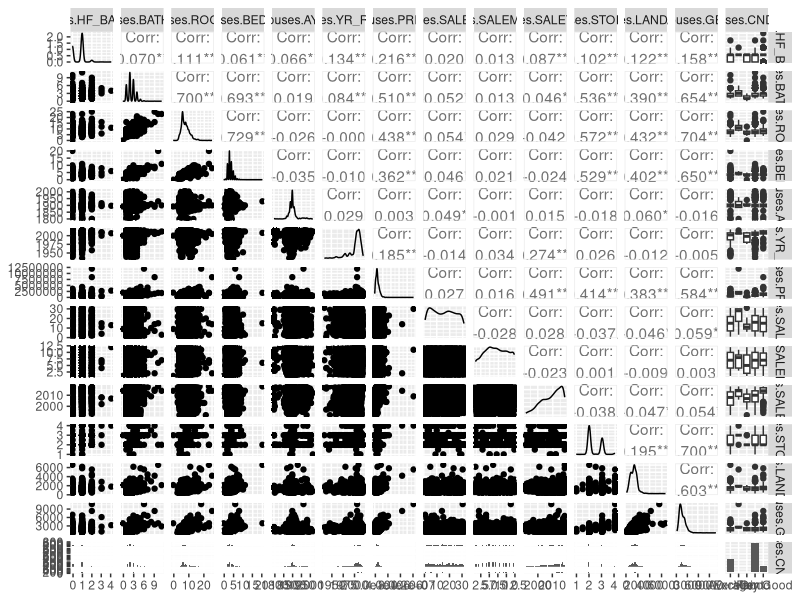
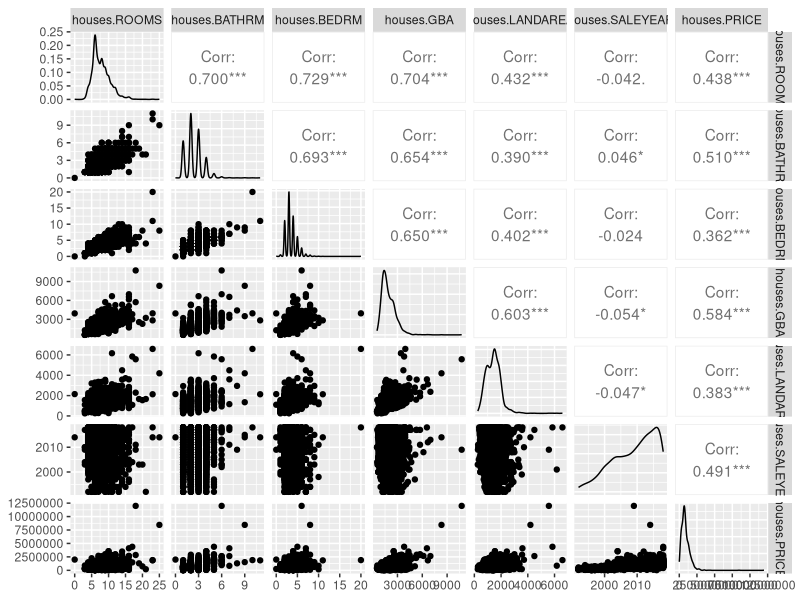
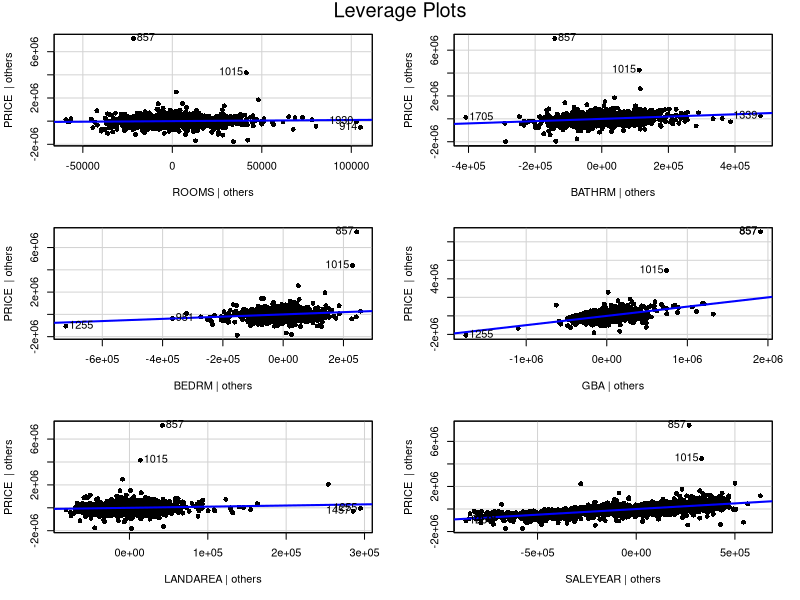
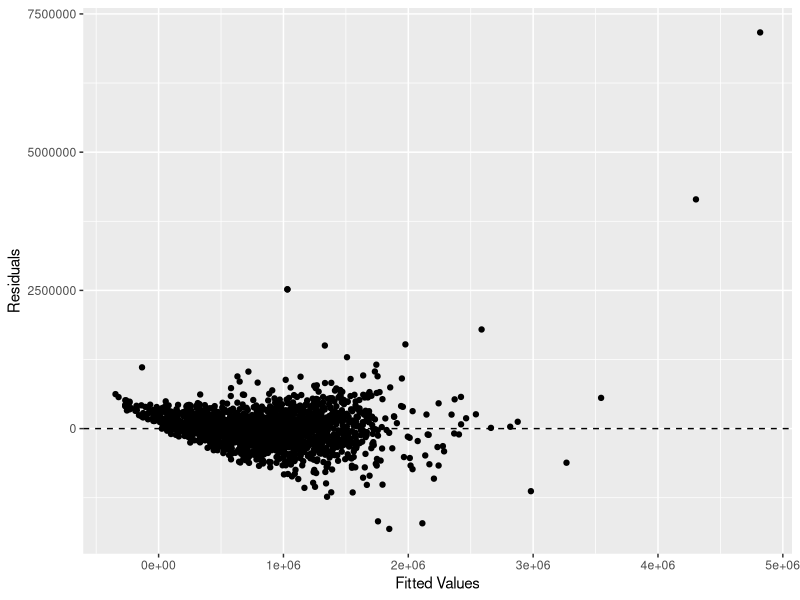

Source code (R) for these figures, in order: (Note: this script raises an error after producing the figures.)
## ---- chunk 1
knitr::opts_chunk$set(echo = TRUE)
library(ggplot2)
library(dplyr)
library(readr)
library(GGally)
library(car)
library(broom)

## ---- chunk 2
# 1. Abstract
## ---- chunk 3
# 2. Introduction

## ---- chunk 4

# 3. Overview of the dataset

## ---- chunk 5

# 4. Exploratory analysis

houses <- read.csv("DC_properties_clean.csv")
summary(houses)

# Exclude Random Rows
excl_rows <- houses[sample(nrow(houses), 5), ]
houses <- setdiff(houses, excl_rows)

fit <- lm(data = houses, PRICE ~ BATHRM + HF_BATHRM  + ROOMS + BEDRM + AYB + YR_RMDL + STORIES + SALEMONTH + SALEDAY + SALEYEAR + GBA + CNDTN + LANDAREA)

#####################################################

#Thomas's exploratory analysis and modeling

#First step: look at all possible correlations minus sale date because it wouldn't allow that many factors in the pairs function ¯\_(ツ)_/¯

int.vectors <- data.frame(houses$HF_BATHRM, houses$BATHRM, houses$ROOMS, houses$BEDRM,houses$AYB, houses$YR_RMDL, houses$PRICE, houses$SALEDAY, houses$SALEMONTH, houses$SALEYEAR, houses$STORIES, houses$LANDAREA, houses$GBA, houses$CNDTN)

View(int.vectors)

ggpairs(int.vectors)

#Observations
# Looks like the variables ROOMS, BATHRM, BEDRM, GBA, STORIES, LANDAREA, SALEYEAR, and PRICE have the highest correlation across the board i.e > |.35|. 

#Next making a pairs plot with just the above variables

int.vectors2 <- data.frame(houses$ROOMS, houses$BATHRM, houses$BEDRM, houses$GBA, houses$LANDAREA, houses$SALEYEAR, houses$PRICE)

ggpairs(int.vectors2)

#Now all variables look pretty like have predictive value regarding price. Notice that SALEYEAR is not correlated to anything but PRICE. Should we attempt to explain this, or throw the variable out? 

fit2 <- lm(data = houses, PRICE ~ ROOMS + BATHRM + BEDRM + GBA + LANDAREA + SALEYEAR)
anova(fit)
anova(fit2)

leveragePlots(fit2, pch = 16)

#Comaparing models

summary(fit)
summary(fit2)

#Given summary data from both models we can conclude ROOMS, BATHRM, BEDRM, GBA, LANDAREA, SALEYEAR, and CNDNTVeryGood are predictors of PRICE

#plotting and analyzing residuals 

fit2 <- augment(fit2)
ggplot(fit2, aes (x = .fitted, y = .resid))+
  geom_point() + 
  geom_hline(yintercept = 0, linetype = 2)+
  labs(x = "Fitted Values", y = "Residuals")

#other tests

qqplot(fit2, pch =16 )

shapiro.test(fit2)

ncvTest(fit2)


########################################################

# Matt's exploratory analysis and modeling

#Histograms for each variable

ggplot(houses, aes(x = BATHRM))+
  geom_histogram(color="black", fill="light gray", binwidth = 1)+
  labs(x="Bathrooms", title="Histogram of Bathrooms")

ggplot(houses, aes(x = HF_BATHRM))+
  geom_histogram(color="black", fill="light gray", binwidth = 1)+
  labs(x="Half Bathrooms", title="Histogram of Half Bathrooms")

ggplot(houses, aes(x = ROOMS))+
  geom_histogram(color="black", fill="light gray", binwidth = 1)+
  labs(x="Rooms", title="Histogram of Rooms")

ggplot(houses, aes(x = BEDRM))+
  geom_histogram(color="black", fill="light gray", binwidth = 1)+
  labs(x="Bed Rooms", title="Histogram of Bed Rooms")

ggplot(houses, aes(x = AYB))+
  geom_histogram(color="black", fill="light gray", binwidth = 10)+
  labs(x="Year Built", title="Histogram of Year Built")

ggplot(houses, aes(x = YR_RMDL))+
  geom_histogram(color="black", fill="light gray", binwidth = 10)+
  labs(x="Year Remodelled", title="Histogram of Year Remodelled")

ggplot(houses, aes(x = STORIES))+
  geom_histogram(color="black", fill="light gray", binwidth = 1)+
  labs(x="Stories", title="Histogram of Stories")

ggplot(houses, aes(x = SALEYEAR))+
  geom_histogram(color="black", fill="light gray", binwidth = 5)+
  labs(x="Year Sold", title="Histogram of Year Sold")

ggplot(houses, aes(x = SALEMONTH))+
  geom_histogram(color="black", fill="light gray", binwidth = 1)+
  labs(x="Month Sold", title="Histogram of Month Sold")

ggplot(houses, aes(x = SALEDAY))+
  geom_histogram(color="black", fill="light gray", binwidth = 4)+
  labs(x="Day Sold", title="Histogram of Day Sold")

ggplot(houses, aes(x = GBA))+
  geom_histogram(color="black", fill="light gray", binwidth = 100)+
  labs(x="Square Footage", title="Histogram of Square Footage")

ggplot(houses, aes(x = LANDAREA))+
  geom_histogram(color="black", fill="light gray", binwidth = 100)+
  labs(x="Land Area", title="Histogram of Land Area")

ggplot(houses, aes(x = CNDTN))+
  geom_bar(color="black", fill="light gray")+
  labs(x="Land Area", title="Bar Plot of Land Area")


# Re-order only categorical feature (factor)

houses$CNDTN <- factor(houses$CNDTN, levels = c("Fair", "Average", "Good", "Very Good", "Excellent"))

# Fit LM model with all features included

fit <- lm(data = houses, PRICE ~ BATHRM + HF_BATHRM  + ROOMS + BEDRM + AYB + YR_RMDL + STORIES + SALEMONTH + SALEDAY + SALEYEAR + GBA + CNDTN + LANDAREA)

# Review ANOVA and compare F statistic

anova(fit)

# Review p-values, check sign of estimates

summary(fit)

# Residual plot and look for non-constant variance

fit.df <- augment(fit)
ggplot(fit.df, aes(x = .fitted, y = .resid))+
  geom_point()+
  geom_hline(yintercept = 0, linetype = 2)+
  labs( x = "Fitted Values", y = "Residuals")

# Shapiro-Wilk test for normality

shapiro.test(fit$residuals)

# ncvTest for constant variance

ncvTest(fit)

# Variance Inflation Factor (used to identify multicllinearity >= 10)

vif(fit)

# Review R2 value
# From summary above: adjusted R^2 = .6984

# Drop non-significant predictor variables (Droped AYB: +.0002, Rooms: No change, other lower)
fit <- lm(data = houses, PRICE ~ BATHRM + HF_BATHRM  + BEDRM + YR_RMDL + STORIES + SALEMONTH + SALEDAY + SALEYEAR + GBA + CNDTN + LANDAREA)
summary(fit)

# If multicollinearity is present, drop one correlated variable (None present)

# Transform the outcome variable if the residual plot looks suspicious
powerTransform(houses$PRICE) #.33 -> sqrt
# log lowers R2: .6585
fit <- lm(data = houses, log(PRICE) ~ BATHRM + HF_BATHRM  + BEDRM + YR_RMDL + STORIES + SALEMONTH + SALEDAY + SALEYEAR + GBA + CNDTN + LANDAREA)
summary(fit)
# sqrt increase R2: .7471, drop YR_RMDL + .0001
fit <- lm(data = houses, sqrt(PRICE) ~ BATHRM + HF_BATHRM  + BEDRM  + STORIES + SALEMONTH + SALEDAY + SALEYEAR + GBA + CNDTN + LANDAREA)
summary(fit)
# inverse drastically decrease
fit <- lm(data = houses, I(1/PRICE) ~ BATHRM + HF_BATHRM  + BEDRM  + STORIES + SALEMONTH + SALEDAY + SALEYEAR + GBA + CNDTN + LANDAREA)
summary(fit)

#Variable Transformations
powerTransform(houses$BATHRM+1) # -.011
powerTransform(houses$HF_BATHRM+1) # .776
powerTransform(houses$BEDRM+1) # -.130
powerTransform(houses$STORIES+1) # -2.084
powerTransform(houses$SALEMONTH) # .809
powerTransform(houses$SALEDATE) # didn't work
powerTransform(houses$SALEYEAR-1990) # 1.48 - didn't help
powerTransform(houses$GBA) # -.08 -> LOG
powerTransform(houses$CNDTN) # didn't work
powerTransform(houses$LANDAREA) # .35 -> SQRT
fit <- lm(data = houses, sqrt(PRICE) ~  BATHRM  + HF_BATHRM  + BEDRM + log(BEDRM+1) + STORIES  +  SALEMONTH + SALEDAY + SALEYEAR  + GBA + log(GBA) + CNDTN + LANDAREA )
summary(fit) # R^2 increased to .7558

#Interactions
#fit <- lm(data = houses, sqrt(PRICE) ~ .*.) 
#summary(fit)

shapiro.test(fit$residuals)
ncvTest(fit)
vif(fit)

# Test on excluded rows
predict(fit, newdata = excl_rows, interval = "predict")

######################################

# John's exploratory analysis

# scatterplots
# price by room
room_price <- ggplot(houses, aes(x = ROOMS, y = PRICE))
room_price + geom_point()

# price by year
year_price <- ggplot(houses, aes(x = SALEYEAR, y = PRICE))
year_price + geom_point()

# price by month
month_price <- ggplot(houses, aes(x = SALEMONTH, y = PRICE))
month_price + geom_point()

# price by day of month
day_price <- ggplot(houses, aes(x = SALEDAY, y = PRICE))
day_price + geom_point()

# Boxplots to identify outliers
boxplot(houses$BATHRM, main="Bathrooms", sub=paste("Outlier rows: ", boxplot.stats(houses$BATHRM)$out))

boxplot(houses$HF_BATHRM, main="Half Bathrooms", sub=paste("Outlier rows: ", boxplot.stats(houses$HF_BATHRM)$out))

boxplot(houses$ROOMS, main="Rooms", sub=paste("Outlier rows: ", boxplot.stats(houses$ROOMS)$out))

boxplot(houses$BEDRM, main="Bedrooms", sub=paste("Outlier rows: ", boxplot.stats(houses$BEDRM)$out))

boxplot(houses$AYB, main="Year Built", sub=paste("Outlier rows: ", boxplot.stats(houses$AYB)$out))

boxplot(houses$YR_RMDL, main="Year Remodeled", sub=paste("Outlier rows: ", boxplot.stats(houses$YR_RMDL)$out))

boxplot(houses$STORIES, main="Stories", sub=paste("Outlier rows: ", boxplot.stats(houses$STORIES)$out))

boxplot(houses$SALEYEAR, main="Year of Most Recent Sale", sub=paste("Outlier rows: ", boxplot.stats(houses$SALEYEAR)$out))

boxplot(houses$GBA, main="Gross Building Area", sub=paste("Outlier rows: ", boxplot.stats(houses$GBA)$out))

boxplot(houses$CNDTN, main="Condition", sub=paste("Outlier rows: ", boxplot.stats(houses$CNDTN)$out))

boxplot(houses$LANDAREA, main="Land Area", sub=paste("Outlier rows: ", boxplot.stats(houses$LANDAREA)$out))

boxplot(houses$PRICE, main="Price", sub=paste("Outlier rows: ", boxplot.stats(houses$PRICE)$out))

# Use corrplot to display a correlation matrix of that variables
library(corrplot)
corr_matrix <- cor(data.frame(houses$HF_BATHRM, houses$BATHRM, houses$ROOMS, houses$BEDRM,houses$AYB, houses$YR_RMDL, houses$PRICE, houses$SALEDAY, houses$SALEMONTH, houses$SALEYEAR, houses$STORIES, houses$LANDAREA, houses$GBA))
corrplot(corr_matrix, type = "upper", order = "hclust", 
         tl.col = "black", tl.srt = 45)

# fit initial model
fit_jc <- lm(data = houses, PRICE ~ BATHRM + HF_BATHRM  + ROOMS + BEDRM + AYB + YR_RMDL + STORIES + SALEMONTH + SALEDAY + SALEYEAR + GBA + CNDTN + LANDAREA)

# check summary of initial model
# here we see the variables that are not significant in this model: ROOMS, AYB, YR_RMDL, STORIES, SALEMONTH
summary(fit_jc)

#second model
fit2_jc <- lm(data = houses, PRICE ~ BATHRM + HF_BATHRM  + BEDRM + SALEDAY + SALEYEAR + GBA + CNDTN + LANDAREA)

summary(fit2_jc)

# capture model summary as an object
modelSummary <- summary(fit2_jc)

# model coefficients
modelCoeffs <- modelSummary$coefficients

## ---- chunk 6

# 5. Identification and evaluation of suitable model

#using AIC & BIC for model comparison
AIC(fit_jc) # AIC ==> 56607.77
BIC(fit_jc) # BIC ==> 56708.59

AIC(fit2_jc) # AIC ==> 56606.06
BIC(fit2_jc) # BIC ==> 56678.87

# The AIC and BIC for fit2_jc are both lower, so that is the better model

## ---- chunk 7

# 6. Application of the model 

# Test on excluded rows
predict(fit, newdata = excl_rows, interval = "predict")

## ---- chunk 8

# 7. Limitations and assumptions 
